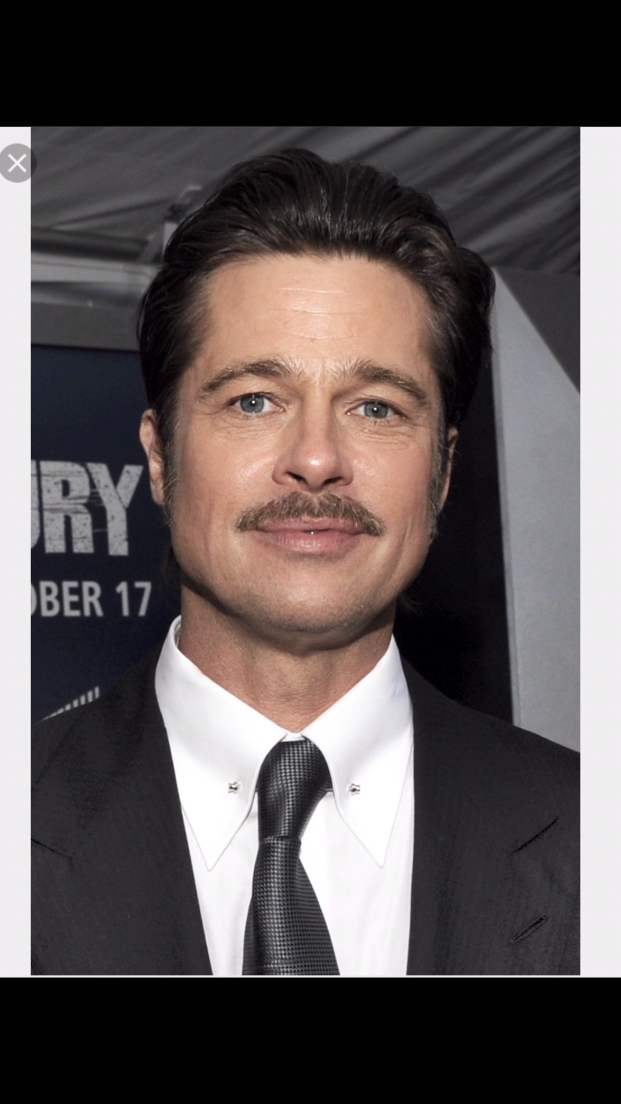
#> input picture Opencv/IMG_0475.jpg, 1242 x 2208 px, given in place of the camera (shown at 1/2 size)
$ python Data_creater.py   (Python 2 division)   (older library calls are emulated)
#> lines starting #> are read from the running program, lines starting #| are printed output that depends on the picture

# coding: utf-8

# In[4]:

import cv2
import sys
import os
import errno
from glob import glob
def create():
	faceCascade = cv2.CascadeClassifier("C:/Users/Downloads/OpenCV/haarcascade_frontalface_default.xml")
	eye_left_cascade = cv2.CascadeClassifier("C:/Users/Downloads/OpenCV/haarcascade_lefteye_2splits.xml")
	eye_right_cascade = cv2.CascadeClassifier("C:/Users/Downloads/OpenCV/haarcascade_righteye_2splits.xml")
	smile_cascade = cv2.CascadeClassifier("C:/Users/Downloads/OpenCV/haarcascade_smile.xml")
	m_directory = "C:/Users/Downloads/OpenCV/faces"
	directory_name = 'Your_Photo'
	path = os.path.join(m_directory, directory_name)

	if not os.path.isdir(path):
		os.mkdir(path)

	webcam = cv2.VideoCapture(0)

	for nr in range(1, 30):
		ret, frame = webcam.read()
		if ret == True:
			gray = cv2.cvtColor(frame, cv2.COLOR_BGR2GRAY)
			faces = faceCascade.detectMultiScale(
				gray,
				scaleFactor = 1.07,
				minNeighbors = 8,
				minSize = (33,33),
				flags = cv2.cv.CV_HAAR_SCALE_IMAGE
				)
			print "Found {0} faces!".format(len(faces))
			for (x,y,w,h) in faces:
				cv2.rectangle(frame, (x,y), (x+w,y+h), (255,0,0), 2)

				gray_ = gray[y:y+h, x:x+w]
				color_ = frame[y:y+h, x:x+w]
				resizer = cv2.resize(gray_, (100, 100))
				cv2.imwrite('{!s}/{!s}.PNG'.format(path, nr), resizer)
				reyes = eye_right_cascade.detectMultiScale(gray_, 1.06, 5)

				for (xx,yy,ww,hh) in reyes:
					cv2.rectangle(color_, (xx,yy), (xx+ww,yy+hh), (0,255,0), 2)
				leyes = eye_left_cascade.detectMultiScale(gray_, 1.06, 5)

				for (xx,yy,ww,hh) in leyes:
					cv2.rectangle(color_, (xx,yy), (xx+ww,yy+hh), (255,0,0), 2)

				sm = smile_cascade.detectMultiScale(gray_ , 1.4 , 43 )
				for (xx,yy,ww,hh) in sm:
					cv2.rectangle(color_, (xx,yy), (xx+ww,yy+hh), (0 , 0 , 255) , 2)

			cv2.imshow("VIEW", frame)
			if cv2.waitKey(1000/11) & 0xFF == ord("q"):
				break
#> this loop made 1 pass; (key q is pressed on pass 1)
#> faces on pass 1: [[288, 531, 688, 688]]
#> (printed output is left out)
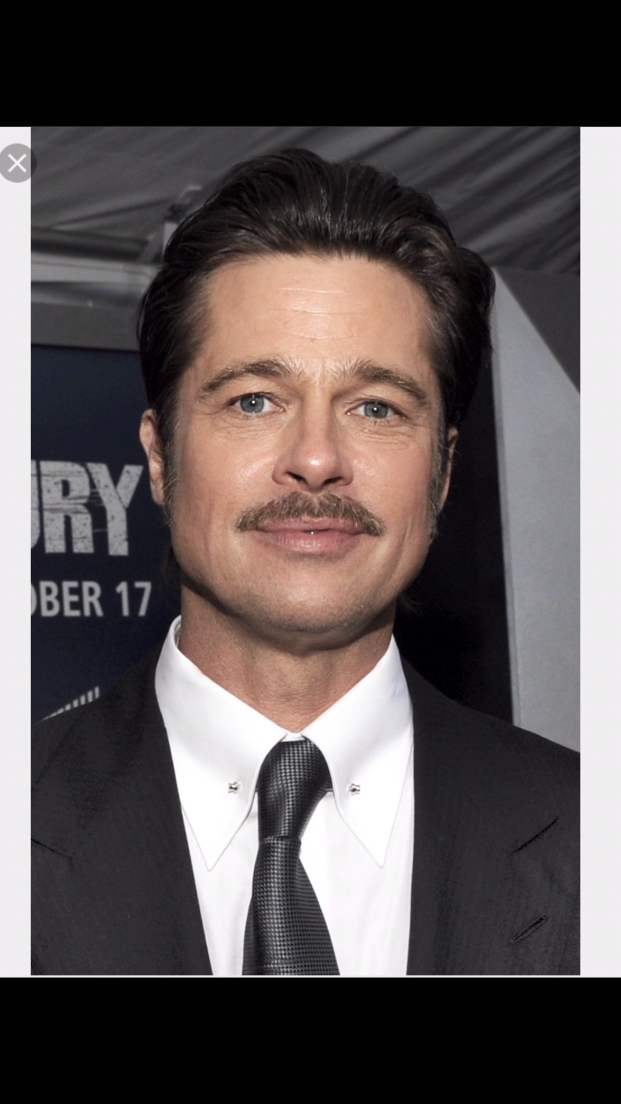
#> input picture Opencv/IMG_0475.jpg, 1242 x 2208 px, given in place of the camera (shown at 1/2 size)
#> pass 1, in create, `gray = cv2.cvtColor(frame, cv2.COLOR_BGR2GRAY)`:
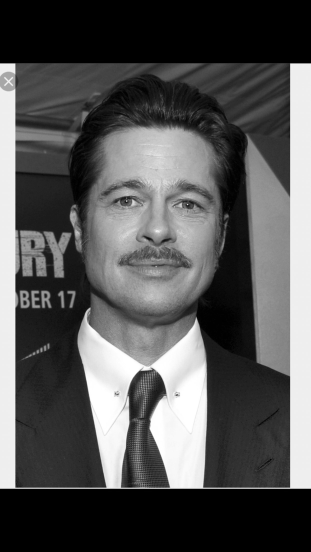
#> gray: shape (2208, 1242) (shown at 1/4 size); min 0, max 255, mean 85.2
#> pass 1, in create, `cv2.imwrite('{!s}/{!s}.PNG'.format(path, nr), resizer)`:
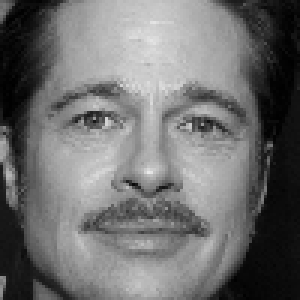
#> saved as 1.PNG: shape (100, 100) (shown 3 times larger); min 0, max 233, mean 110.9
#> pass 1, in create, `cv2.imshow("VIEW", frame)`:
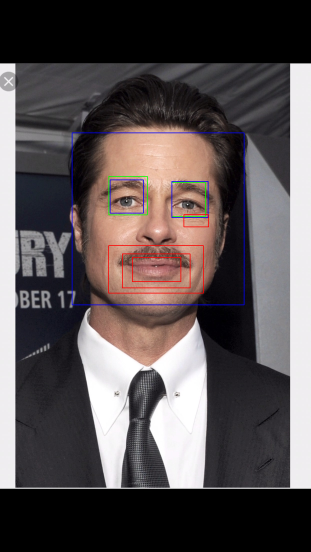
#> window 'VIEW': shape (2208, 1242, 3) (shown at 1/4 size); mean B, G, R 83.1, 82.4, 90.1
#> after the loop:
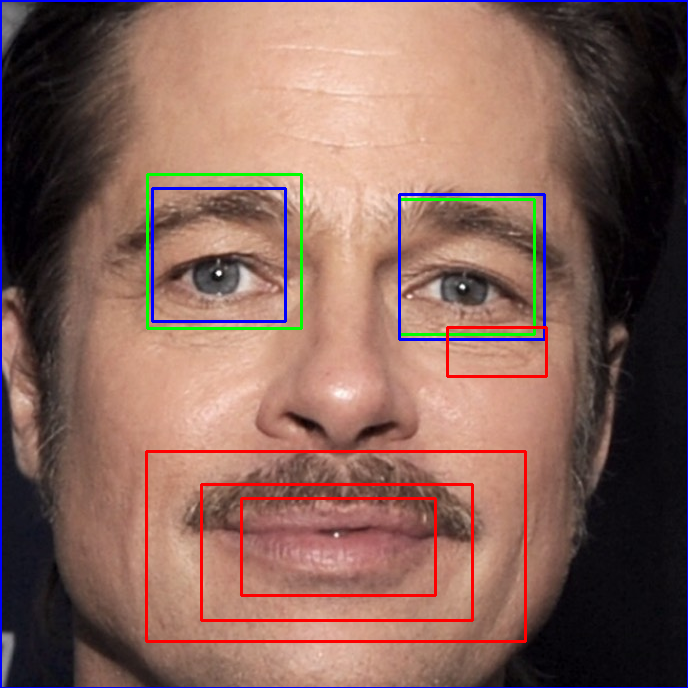
#> color_: shape (688, 688, 3); mean B, G, R 90.4, 99.6, 133.6
#> after the loop:
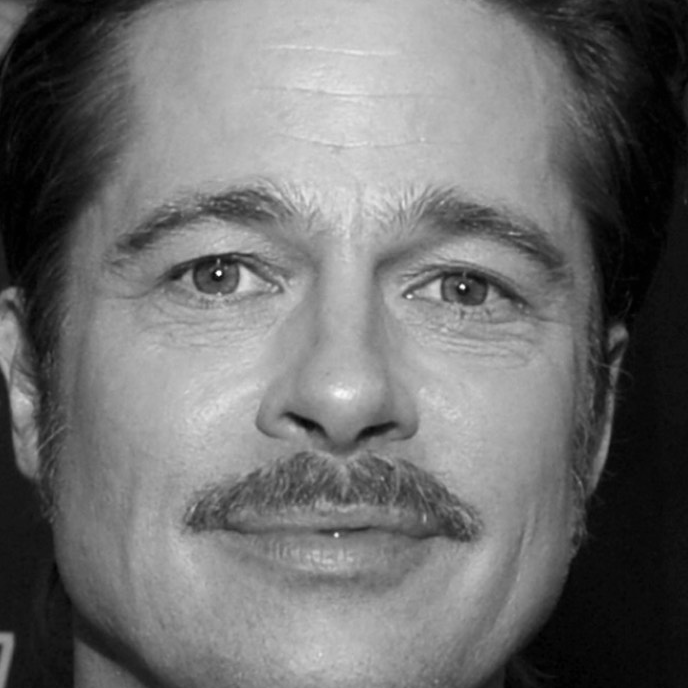
#> gray_: shape (688, 688); min 0, max 255, mean 111

	#webcam.release()
	cv2.destroyAllWindows()

if __name__ == "__main__":
    create()

$ run again, on Opencv/IMG_0478.jpg
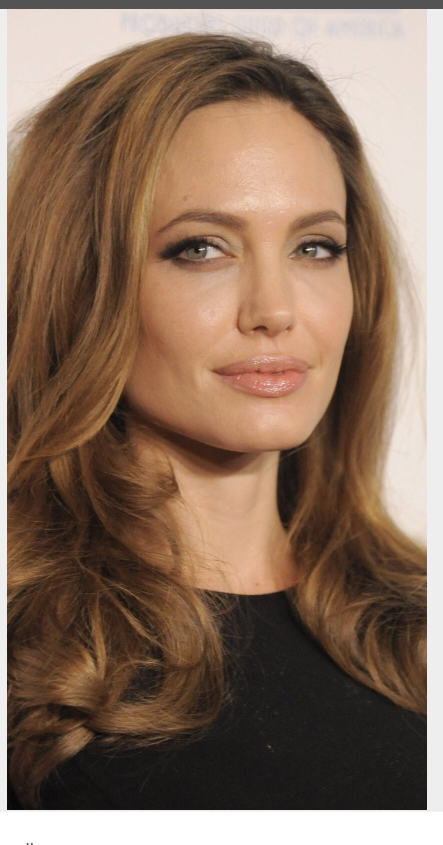
#> input picture Opencv/IMG_0478.jpg, 885 x 1690 px, given in place of the camera (shown at 1/2 size)
#> the loop in create, `for nr in range(1, 30):` made 1 pass; (key q is pressed on pass 1)
#> faces on pass 1: [[259, 294, 532, 532], [7, 290, 536, 536]]
#> (printed output is left out)
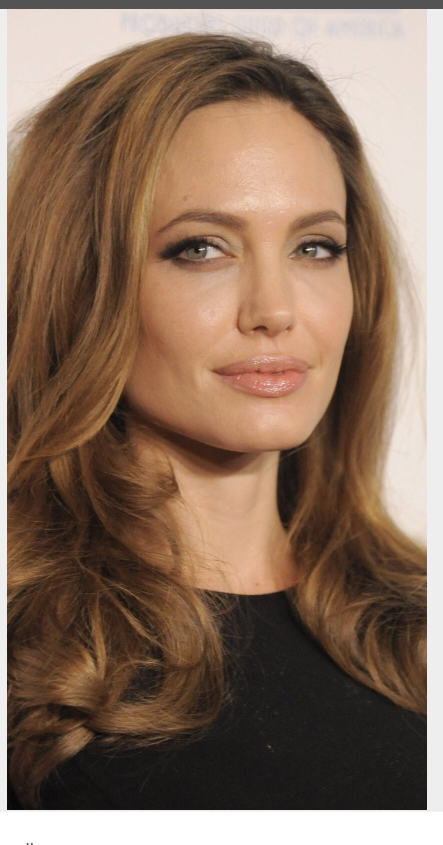
#> input picture Opencv/IMG_0478.jpg, 885 x 1690 px, given in place of the camera (shown at 1/2 size)
#> pass 1, in create, `gray = cv2.cvtColor(frame, cv2.COLOR_BGR2GRAY)`:
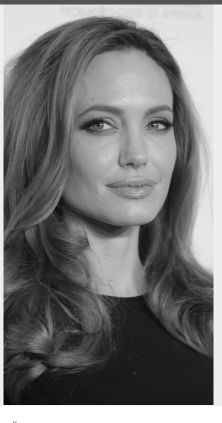
#> gray: shape (1690, 885) (shown at 1/4 size); min 3, max 255, mean 117.1
#> after the loop in create, `for nr in range(1, 30):`:
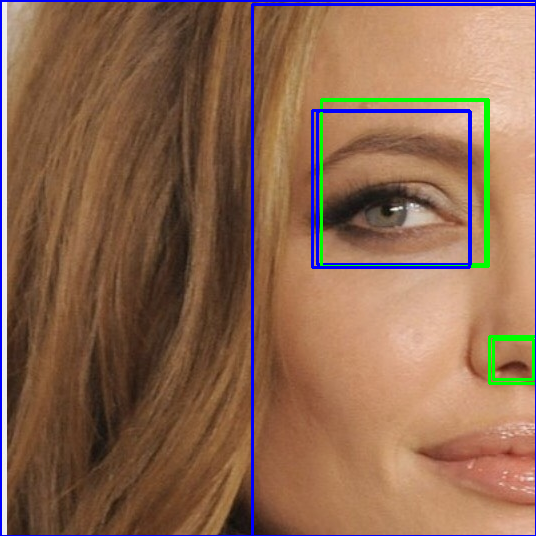
#> color_: shape (536, 536, 3); mean B, G, R 81.5, 104.4, 140.6

$ run again, on Opencv/Angelina_test.png
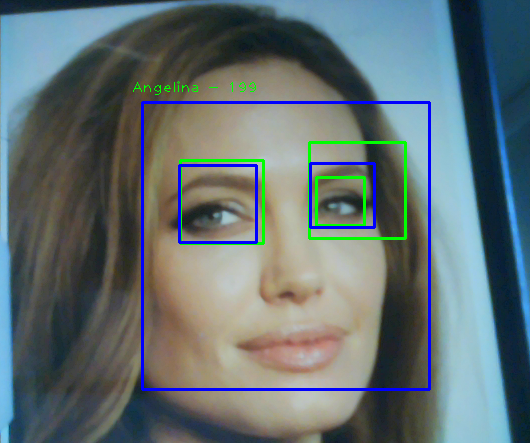
#> input picture Opencv/Angelina_test.png, 530 x 443 px, given in place of the camera
#> the loop in create, `for nr in range(1, 30):` made 1 pass; (key q is pressed on pass 1)
#> faces on pass 1: [[122, 99, 326, 326]]
#> (printed output is left out)
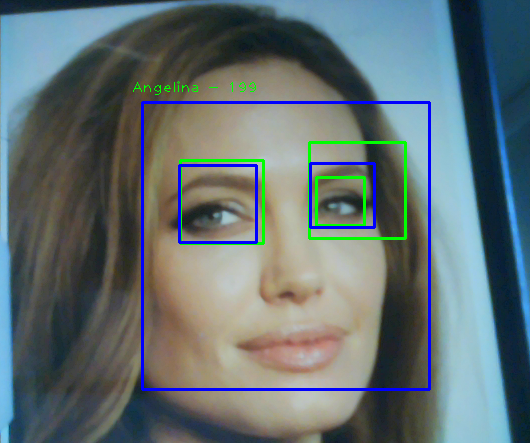
#> input picture Opencv/Angelina_test.png, 530 x 443 px, given in place of the camera
#> pass 1, in create, `gray = cv2.cvtColor(frame, cv2.COLOR_BGR2GRAY)`:
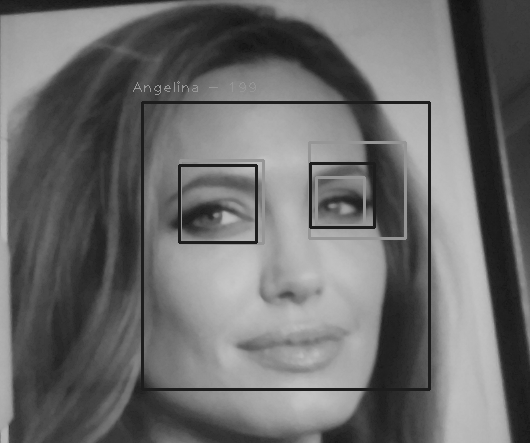
#> gray: shape (443, 530); min 15, max 200, mean 107.9
#> after the loop in create, `for nr in range(1, 30):`:
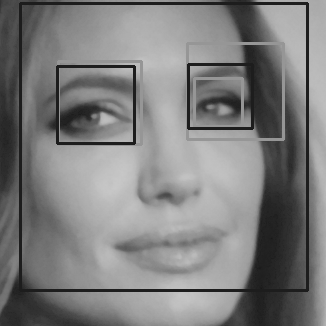
#> gray_: shape (326, 326); min 24, max 200, mean 125.7
